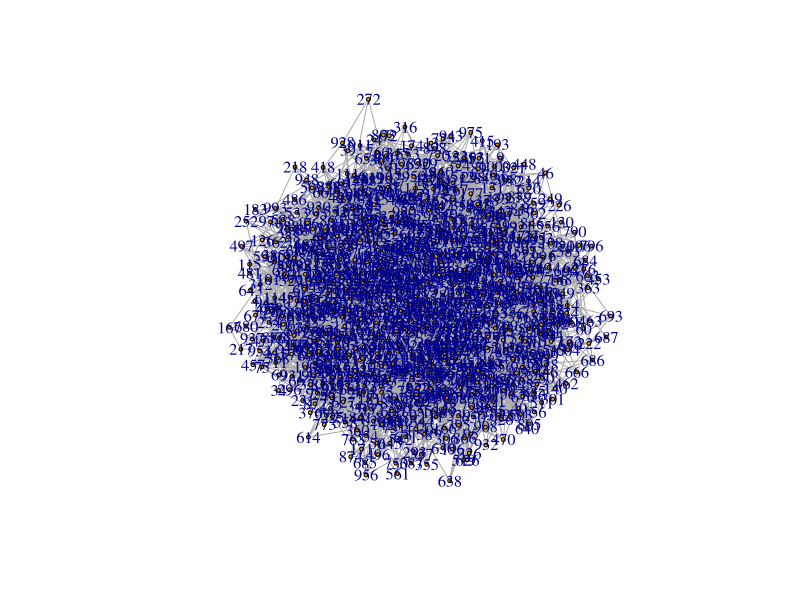
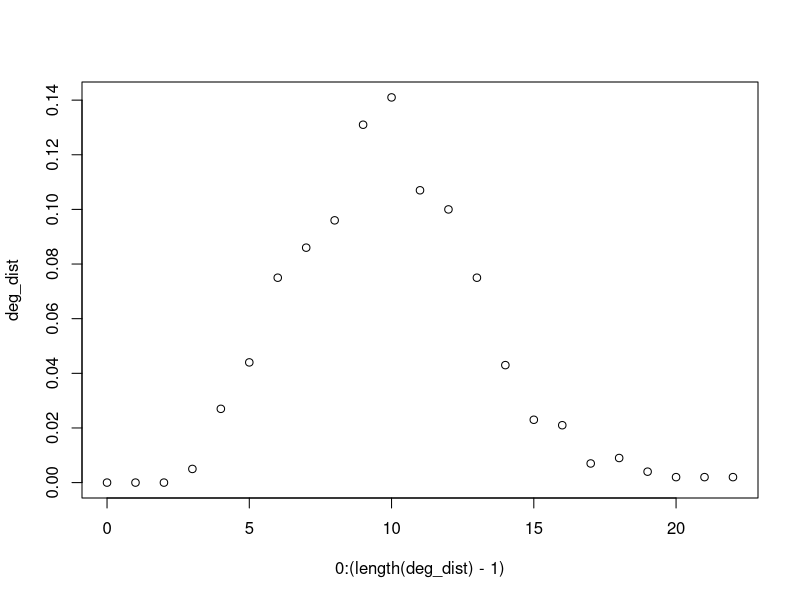
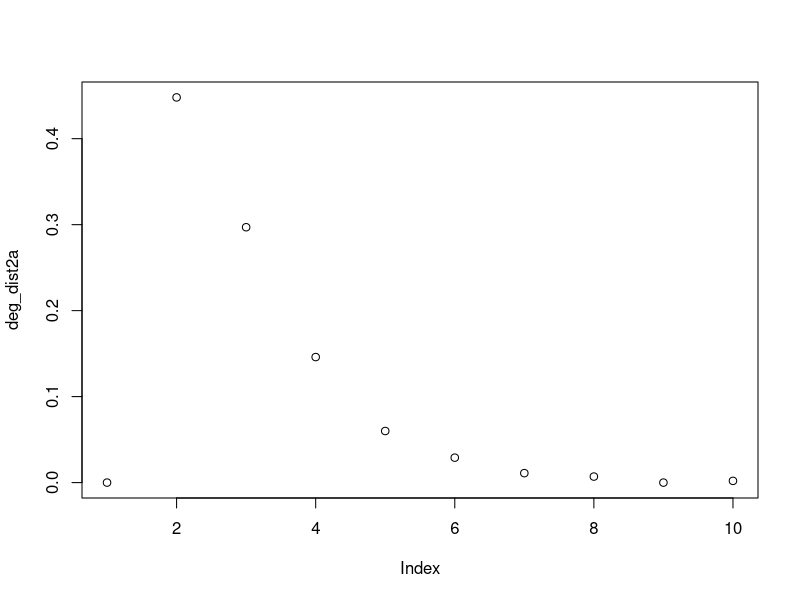

R code for these plots, in order: (Note: this script raises an error after producing the figures.)
##Download and install the package 
#install.packages("igraph")

##Load package
library(igraph)

p1 = 0.01
g <- sample_gnp(1000, p1, directed = FALSE, loops = FALSE)
plot(g, vertex.size = 2)
deg_dist <- degree_distribution(g)
plot(0: (length(deg_dist)-1), deg_dist)
is.connected(g)
dia <- diameter(g, unconnected = TRUE)

#2 
#Create a network with a fat-tailed degree distribution
#2-a
g2a = barabasi.game(1000, -3, directed = FALSE)
deg_dist2a <- degree_distribution(g2a)
plot(deg_dist2a)
dia2a <- diameter(g2a, unconnected = TRUE)

#2-b
is.connected(g2a)
cl <- clusters(g2a)
gcc <- which.max(size)

#community structure
community_str <- fastgreedy.community(graph, merges=TRUE, modularity=TRUE,membership=TRUE, weights=NULL)
modularity = modularity(community_str)
size = sizes(community_str)


#2-c
g2c = barabasi.game(10000, -3, directed = FALSE)
deg_dist2c <- degree_distribution(g2c)
plot(deg_dist2c)
dia2c <- diameter(g2c, unconnected = TRUE)

#GCC calculation

cl <- clusters(g2c)
gcc <- which.max(size)

#community structure
community_str <- fastgreedy.community(graph, merges=TRUE, modularity=TRUE,membership=TRUE, weights=NULL)
modularity = modularity(community_str)
size = sizes(community_str)


#2-d
smpl <- igraph.sample(1, 1000, 1000)

